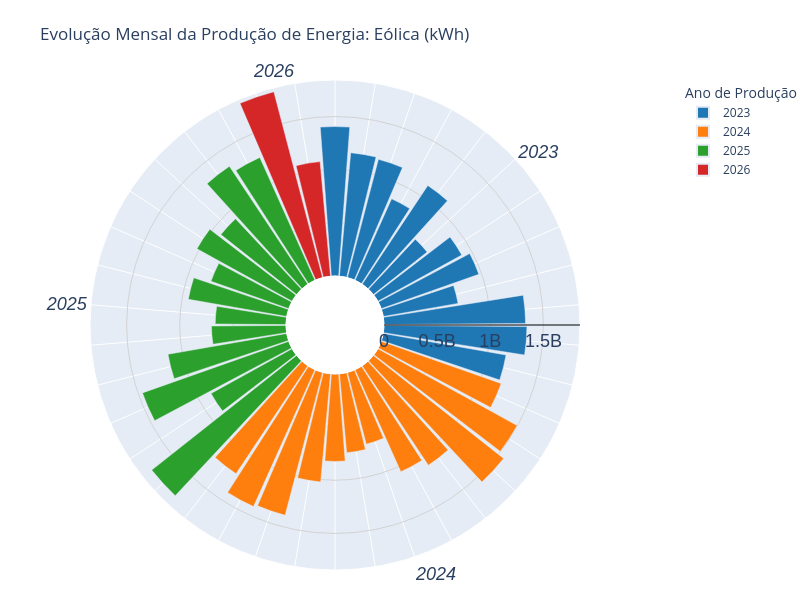

Here is the notebook cell this chart was saved with:
### Code cell
dfII = df_hora.copy()
dfII = dfII.groupby(by=[dfII['Ano'],dfII['Mês']]).sum().reset_index()
dfII = dfII[['Ano', 'Mês', 'Eólica (kWh)', 'Fotovoltaica (kWh)', 'Hídrica (kWh)', 'Resto (kWh)']]
dfII['Ano'] = dfII['Ano'].astype(str)
dfII['Mes/Ano'] = dfII['Mês'].astype(str) + '/' + dfII['Ano'].astype(str)
anos_legend= list(dfII.apply(
    lambda x: str(x['Ano']) if x['Mês'] == 6 else "", axis=1
))
r = "Eólica (kWh)"
anos_legend[-1] = "2026"
fig = px.bar_polar(
    dfII,
    r= r,
    theta="Mes/Ano",
    color="Ano",
    labels="Ano",
    title=f"Evolução Mensal da Produção de Energia: {r}",
    color_discrete_sequence=px.colors.qualitative.D3
).update_layout(
    showlegend=True,
    coloraxis_showscale=False,
    legend=dict(
        title="Ano de Produção",
        font=dict(size=12),
        # Isto garante que a legenda não fica preta se o fundo for escuro
        itemsizing='constant' 
    ),
    polar=dict(hole = 0.2,
          angularaxis=dict(
                type="category",
                # IMPORTANTE: O array de categorias tem de ser a coluna theta completa
                categoryarray=dfII['Mes/Ano'].tolist(),
                categoryorder="array",
                # O período tem de ser o número total de fatias para fechar o círculo
                period=len(dfII),
                tickvals=dfII['Mes/Ano'].tolist(),
                # O texto é que leva a lista com vazios
                ticktext=anos_legend,
                direction="clockwise",
                rotation=90,
                tickfont=dict(size=18, family='Arial', style='italic')
        ),  
        radialaxis=dict(
            showticklabels=True, 
            range=[0, dfII[r].max()*1.02],
            nticks=5, 
            tickfont=dict(size=18, family='Arial'),
            linecolor='black', 
            linewidth=1,
            layer='above traces', # Mudei para 'below' para as barras não taparem os números
            gridcolor='lightgrey'
        ),   
    ),
    
    height=600,
    width=800,
    margin=dict(b=30, t=80, l=0, r=0),
    )
fig.show()

### Figure 1 — Plotly figure (JSON) as saved in the notebook; plotly's stock layout.template omitted (floating-point values rounded to 4 significant figures)
{"data": [{"hovertemplate": "Ano=2023<br>Eólica (kWh)=%{r}<br>Mes/Ano=%{theta}<extra></extra>", "legendgroup": "2023", "marker": {"color": "#1F77B4", "pattern": {"shape": ""}}, "name": "2023", "r": [1406000000.0, 1167000000.0, 1150000000.0, 840800000.0, 1116000000.0, 645100000.0, 901700000.0, 974200000.0, 714800000.0, 1332000000.0, 1345000000.0, 1173000000.0], "showlegend": true, "subplot": "polar", "theta": ["1/2023", "2/2023", "3/2023", "4/2023", "5/2023", "6/2023", "7/2023", "8/2023", "9/2023", "10/2023", "11/2023", "12/2023"], "type": "barpolar"}, {"hovertemplate": "Ano=2024<br>Eólica (kWh)=%{r}<br>Mes/Ano=%{theta}<extra></extra>", "legendgroup": "2024", "marker": {"color": "#FF7F0E", "pattern": {"shape": ""}}, "name": "2024", "r": [1197000000.0, 1497000000.0, 1563000000.0, 1125000000.0, 1053000000.0, 698600000.0, 746100000.0, 823100000.0, 1022000000.0, 1390000000.0, 1412000000.0, 1220000000.0], "showlegend": true, "subplot": "polar", "theta": ["1/2024", "2/2024", "3/2024", "4/2024", "5/2024", "6/2024", "7/2024", "8/2024", "9/2024", "10/2024", "11/2024", "12/2024"], "type": "barpolar"}, {"hovertemplate": "Ano=2025<br>Eólica (kWh)=%{r}<br>Mes/Ano=%{theta}<extra></extra>", "legendgroup": "2025", "marker": {"color": "#2CA02C", "pattern": {"shape": ""}}, "name": "2025", "r": [1739000000.0, 871600000.0, 1460000000.0, 1135000000.0, 701800000.0, 666300000.0, 940300000.0, 776700000.0, 1023000000.0, 909100000.0, 1333000000.0, 1268000000.0], "showlegend": true, "subplot": "polar", "theta": ["1/2025", "2/2025", "3/2025", "4/2025", "5/2025", "6/2025", "7/2025", "8/2025", "9/2025", "10/2025", "11/2025", "12/2025"], "type": "barpolar"}, {"hovertemplate": "Ano=2026<br>Eólica (kWh)=%{r}<br>Mes/Ano=%{theta}<extra></extra>", "legendgroup": "2026", "marker": {"color": "#D62728", "pattern": {"shape": ""}}, "name": "2026", "r": [1808000000.0, 1083000000.0], "showlegend": true, "subplot": "polar", "theta": ["1/2026", "2/2026"], "type": "barpolar"}], "layout": {"barmode": "relative", "coloraxis": {"showscale": false}, "height": 600, "legend": {"font": {"size": 12}, "itemsizing": "constant", "title": {"text": "Ano de Produção"}, "tracegroupgap": 0}, "margin": {"b": 30, "l": 0, "r": 0, "t": 80}, "polar": {"angularaxis": {"categoryarray": ["1/2023", "2/2023", "3/2023", "4/2023", "5/2023", "6/2023", "7/2023", "8/2023", "9/2023", "10/2023", "11/2023", "12/2023", "1/2024", "2/2024", "3/2024", "4/2024", "5/2024", "6/2024", "7/2024", "8/2024", "9/2024", "10/2024", "11/2024", "12/2024", "1/2025", "2/2025", "3/2025", "4/2025", "5/2025", "6/2025", "7/2025", "8/2025", "9/2025", "10/2025", "11/2025", "12/2025", "1/2026", "2/2026"], "categoryorder": "array", "direction": "clockwise", "period": 38, "rotation": 90, "tickfont": {"family": "Arial", "size": 18, "style": "italic"}, "ticktext": ["", "", "", "", "", "2023", "", "", "", "", "", "", "", "", "", "", "", "2024", "", "", "", "", "", "", "", "", "", "", "", "2025", "", "", "", "", "", "", "", "2026"], "tickvals": ["1/2023", "2/2023", "3/2023", "4/2023", "5/2023", "6/2023", "7/2023", "8/2023", "9/2023", "10/2023", "11/2023", "12/2023", "1/2024", "2/2024", "3/2024", "4/2024", "5/2024", "6/2024", "7/2024", "8/2024", "9/2024", "10/2024", "11/2024", "12/2024", "1/2025", "2/2025", "3/2025", "4/2025", "5/2025", "6/2025", "7/2025", "8/2025", "9/2025", "10/2025", "11/2025", "12/2025", "1/2026", "2/2026"], "type": "category"}, "domain": {"x": [0, 1], "y": [0, 1]}, "hole": 0.2, "radialaxis": {"gridcolor": "lightgrey", "layer": "above traces", "linecolor": "black", "linewidth": 1, "nticks": 5, "range": [0, 1844000000.0], "showticklabels": true, "tickfont": {"family": "Arial", "size": 18}}}, "showlegend": true, "title": {"text": "Evolução Mensal da Produção de Energia: Eólica (kWh)"}, "width": 800}}
